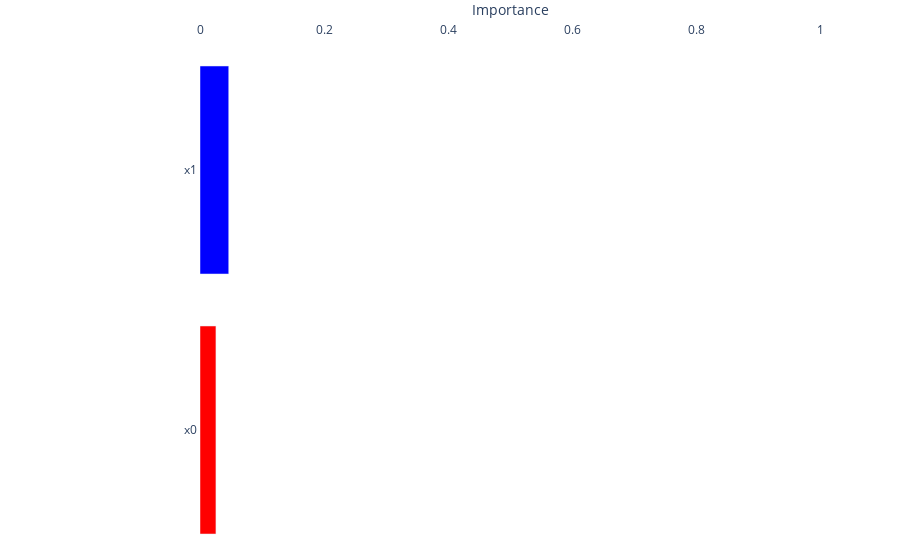

Notebook code cell kept with this figure:
### Code cell
explainer.plot_bias_ranking(X, y_pred, inline=True, colors=["red", "blue"])

### Figure 1 — Plotly figure (JSON) as saved in the notebook; plotly's stock layout.template omitted (floating-point values rounded to 4 significant figures)
{"data": [{"hoverinfo": "x", "marker": {"color": ["red", "blue"]}, "orientation": "h", "type": "bar", "x": [0.0257, 0.04633], "y": ["x0", "x1"]}], "layout": {"margin": {"b": 0, "l": 200, "t": 40}, "plot_bgcolor": "white", "xaxis": {"fixedrange": true, "range": [0, 1], "showline": true, "side": "top", "title": {"text": "Importance"}, "zeroline": false}, "yaxis": {"fixedrange": true, "showline": true, "zeroline": false}}}
